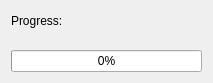
<?xml version="1.0" encoding="UTF-8"?>
<ui version="4.0">
 <class>Form</class>
 <widget class="QWidget" name="Form">
  <property name="geometry">
   <rect>
    <x>0</x>
    <y>0</y>
    <width>213</width>
    <height>83</height>
   </rect>
  </property>
  <property name="sizePolicy">
   <sizepolicy hsizetype="Expanding" vsizetype="Expanding">
    <horstretch>0</horstretch>
    <verstretch>0</verstretch>
   </sizepolicy>
  </property>
  <property name="windowTitle">
   <string>Form</string>
  </property>
  <layout class="QGridLayout" name="gridLayout">
   <item row="0" column="0">
    <widget class="QLabel" name="label_2">
     <property name="text">
      <string>Progress:</string>
     </property>
    </widget>
   </item>
   <item row="2" column="0" colspan="3">
    <widget class="QProgressBar" name="progress_bar">
     <property name="value">
      <number>0</number>
     </property>
    </widget>
   </item>
   <item row="0" column="1">
    <widget class="QLabel" name="progress">
     <property name="text">
      <string>&lt;progress&gt;</string>
     </property>
    </widget>
   </item>
   <item row="0" column="2">
    <spacer name="horizontalSpacer">
     <property name="orientation">
      <enum>Qt::Horizontal</enum>
     </property>
     <property name="sizeHint" stdset="0">
      <size>
       <width>40</width>
       <height>20</height>
      </size>
     </property>
    </spacer>
   </item>
   <item row="1" column="1">
    <spacer name="verticalSpacer">
     <property name="orientation">
      <enum>Qt::Vertical</enum>
     </property>
     <property name="sizeType">
      <enum>QSizePolicy::Expanding</enum>
     </property>
     <property name="sizeHint" stdset="0">
      <size>
       <width>20</width>
       <height>0</height>
      </size>
     </property>
    </spacer>
   </item>
  </layout>
 </widget>
 <resources/>
 <connections/>
</ui>
